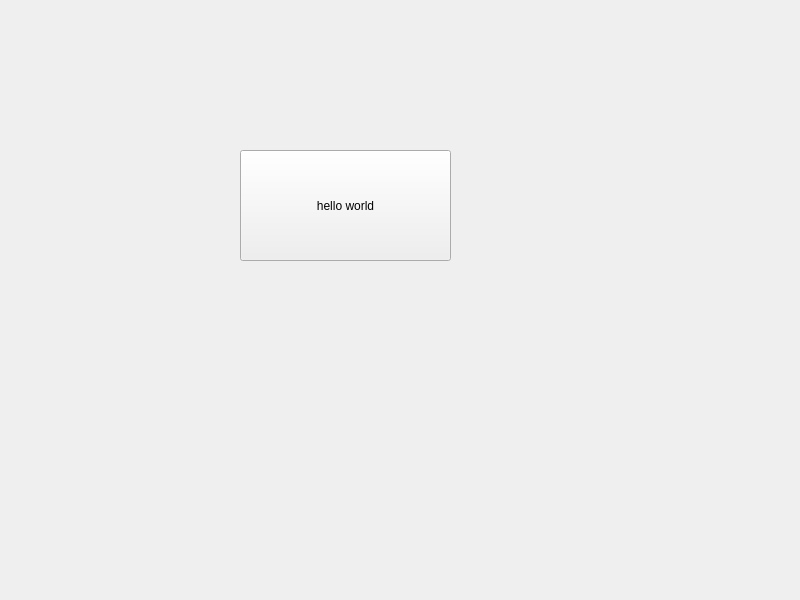
<?xml version="1.0" encoding="UTF-8"?>
<ui version="4.0">
 <class>Widget</class>
 <widget class="QWidget" name="Widget">
  <property name="geometry">
   <rect>
    <x>0</x>
    <y>0</y>
    <width>800</width>
    <height>600</height>
   </rect>
  </property>
  <property name="windowTitle">
   <string>Widget</string>
  </property>
  <widget class="QPushButton" name="pushButton">
   <property name="geometry">
    <rect>
     <x>240</x>
     <y>150</y>
     <width>211</width>
     <height>111</height>
    </rect>
   </property>
   <property name="text">
    <string>hello world</string>
   </property>
  </widget>
 </widget>
 <resources/>
 <connections/>
</ui>
